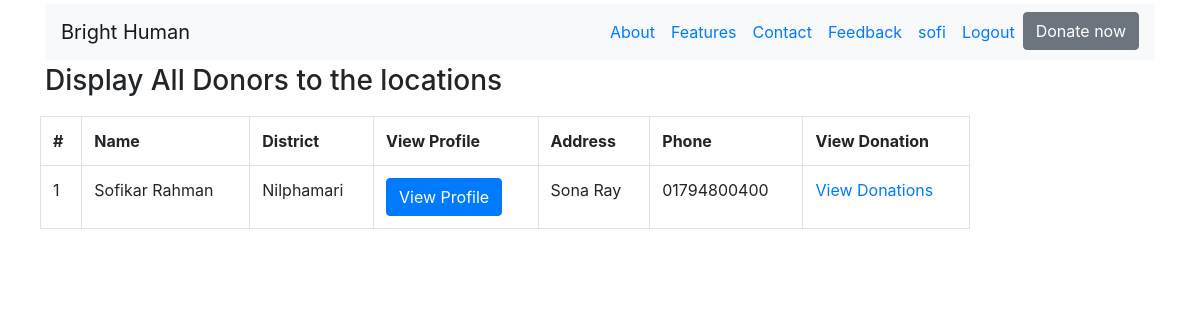
Screenshot of /volunter/viewDonor/ (signed in) with the database file from the repository.
### Accounts/models.py (models this page shows, shortened)
class Profile(models.Model):
    profile = models.OneToOneField(User,on_delete=models.CASCADE,related_name='profile')
    uType = (
        (1,'Donor'),
        (2,'Volunteer'),
        (3,'Staff')
    )
    userType = models.IntegerField(choices=uType)
    phoneNo = models.CharField(max_length=15)
    nationalId = models.CharField(max_length=20)
    divison = models.ForeignKey(Division,on_delete=models.CASCADE)
    district = models.ForeignKey(District,on_delete=models.CASCADE)
    address = models.TextField(max_length=200)
    profile_pic = models.ImageField(upload_to = 'profile',blank=True)
    verified = models.BooleanField(default=False)
    signupTime = models.DateTimeField(auto_now_add=True)
    updateTime = models.DateTimeField(auto_now=True)

class District(models.Model):
    name = models.CharField(max_length=50)
    def __str__(self):
        return f"{self.name}"

### AppVolunteer/views.py (the view)
# urls.py: path('viewDonor/',views.viewDonors,name='viewDonors'),
@login_required
def viewDonors(request):
    verified = False
    user = request.user
    if(user.profile.verified):
        donors = Profile.objects.filter(district=user.profile.district,userType=1)
        diction = {'title':'View Donors','donors':donors,'verified':True}
        return render(request,'Volunteer/donors.html',context=diction)
    else:
        messages.error(request,"Your profile is not verified yet")
        return HttpResponseRedirect(reverse('accounts:userProfile'))

### templates/Volunteer/donors.html (shortened to what this page needs)
{% extends 'base.html' %}
{% block bodyblock %}
<h3>Display All Donors to the locations</h3>
<div class="row">
  <div class="col-10">
    <table class="table table-bordered">
      <tr>
        <th>#</th>
        <th>Name</th>
        <th>District</th>
        <th>View Profile</th>
        <th>Address</th>
        <th>Phone</th>
        <th>View Donation</th>
      </tr>
      {% for donor in donors %}
      <tr>
        <td>{{forloop.counter}}</td>
        <td>{{donor.profile.first_name}} {{donor.profile.last_name}}</td>
        <td>{{donor.district}}</td>
        <td>
          <button type="button" class="btn btn-primary" data-toggle="modal" data-target="#exampleModal">
            View Profile
          </button>
        </td>
        <td>{{donor.address}}</td>
        <td>{{donor.phoneNo}}</td>
        <td><a href="{% url 'appVolunteer:viewDonations' pk=donor.profile.id %}">View Donations</a></td>
      </tr>
      {% endfor %}
    </table>
  </div>
</div>
{% endblock %}

### templates/base.html (shortened to what this page needs)
<!DOCTYPE html>
{% load static %}
<html lang="en">
<head>
  <link rel="stylesheet" href="https://cdn.jsdelivr.net/npm/bootstrap@4.6.1/dist/css/bootstrap.min.css">
  <link rel="stylesheet" href="https://stackpath.bootstrapcdn.com/bootstrap/4.3.1/css/bootstrap.min.css"
>
  <link rel="stylesheet" href="https://cdnjs.cloudflare.com/ajax/libs/font-awesome/6.1.1/css/all.min.css"
 />
  <link rel="stylesheet" href="{% static 'css/main.css' %}">
</head>
<body>
  <div class="container pt-1">
    <nav class="navbar navbar-expand-lg navbar-light bg-light">
      <a class="navbar-brand" href="{% url 'home' %}">Bright Human</a>
      <div class="collapse navbar-collapse" id="navbarNav">
        <ul class="navbar-nav ms-auto mb-2 mb-lg-0 ml-auto ">
          <li class="nav-item ">
            <a class="nav-link text-primary" href="#">About</a>
          </li>
          <li class="nav-item">
            <a class="nav-link text-primary" href="#">Features</a>
          </li>
          <li class="nav-item">
            <a class="nav-link text-primary" href="#">Contact</a>
          </li>
          {% if user.is_authenticated %}
          <li class="nav-item">
            <a class="nav-link text-primary " href="{% url 'appFeedback:feedback' %}">Feedback</a>
          </li>
          <li class="nav-item">
            <a class="nav-link text-primary" href="{% url 'accounts:userProfile' %}">{{user.username}}</a>
          </li>
          <li class="nav-item">
            <a class="nav-link text-primary" href="{% url 'accounts:userLogout' %}">Logout</a>
          </li>
          {% endif %}
          <li class="nav-item ">
            <a href="{% url 'appDonation:donation' %}"><button type="button" class=" text-white btn btn-secondary" href="#">Donate now</button></a>
          </li>
          </ul>
      </div>
  </div>
  <div class="container pt-1">
    {% block bodyblock %}
    {% endblock %}
  </div>
</body>
</html>

### static/css/main.css (style rules this page uses)
* { margin: 0; padding: 0; }
.col-10 { width: 83.33%; }
[class*="col-"] { float: left; padding: 10px; }

### rows the page displays
Profile: profile.first_name "Sofikar", profile.last_name "Rahman", district "Nilphamari", address "Sona Ray", phoneNo "01794800400"

### other values shown
{{ user.username }} "sofi"
